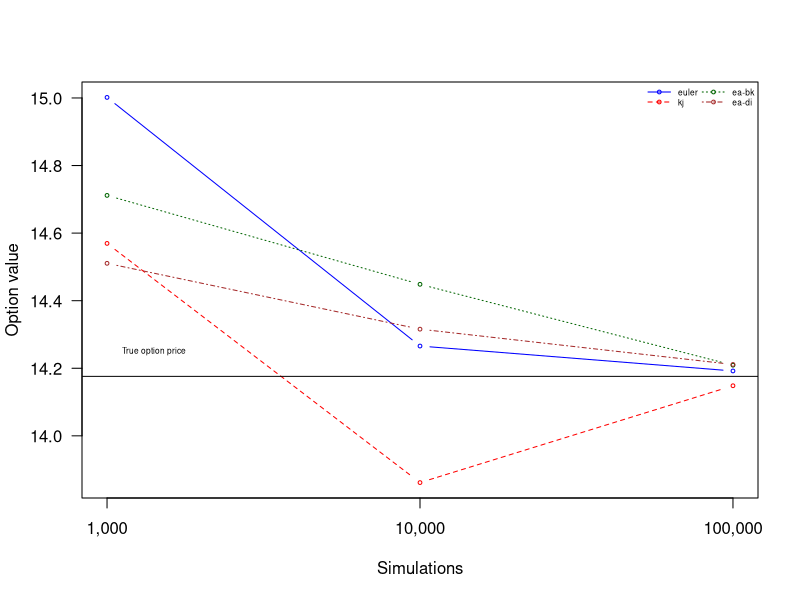

Write the R code that produced this figure.
cfhest = c(14.176)
euler = c(15.00167, 14.26577, 14.19202)
kj = c(14.56955, 13.86159, 14.14824)
ea_bk = c(14.71165, 14.44851,14.20904)
ea_mod = c(14.5106, 14.31572, 14.21126)
options("scipen"=100, "digits"=4, xtable.comment = FALSE)
result1 <- data.frame("Simulations" = c("1,000", "10,000", "100,000"),
                      "Euler" = euler, "Kahl" = kj, "EA_BK" = ea_bk, 
                      "EA_mod" = ea_mod, row.names = NULL)



plot(result1[,2], lty = 1, pch = 1, type='b', axes=F, xlab = 'Simulations', 
     ylab = 'Option value', col='blue', cex=0.5, ylim = c(min(result1[,2:5]), 
                                              max(result1[,2:5])))
lines(result1[,3], lty = 2, pch = 1, type='b', col='red', cex = 0.5)
lines(result1[,4], lty = 3, pch = 1, type='b', col='darkgreen', cex = 0.5)
lines(result1[,5], lty = 4, pch = 1, type='b', col='brown', cex = 0.5)
abline(h=cfhest)


axis(side = 1, at = c(1,2,3), labels = result1[,1])
axis(side = 2, las=1)
box()
leg.txt = c("euler", "kj", "ea-bk", "ea-di")
legend("topright", leg.txt,col=c("blue", "red", "darkgreen", "brown"),
       lwd=c(1,1,1,1),lty=c(1,2,3,4), pch = c(1,1,1,1), seg.len=c(3,3,3,3),
       bty="n", cex = 0.5, ncol = 2)
text(x = 1.15, y = 14.25, "True option price", cex=0.5)
